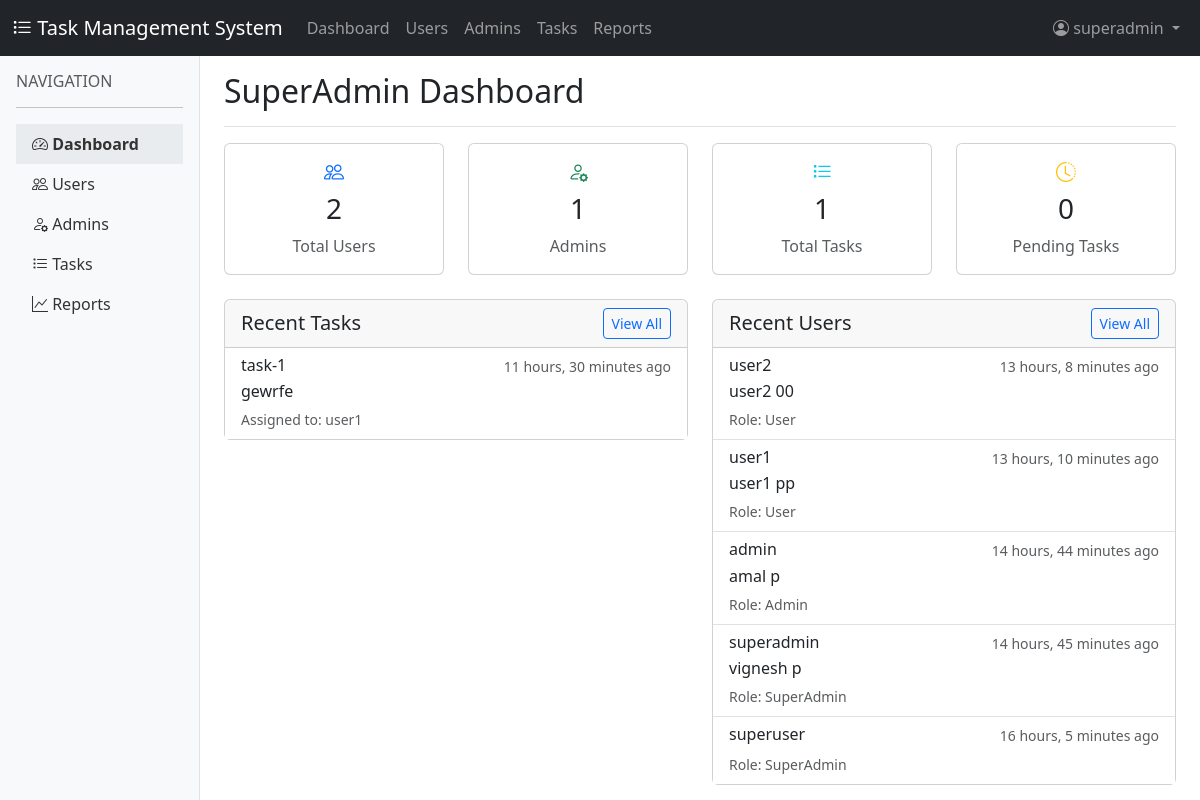
The page /superadmin/dashboard/ (signed in) on the database its author committed.
### core/models.py (models this page shows, shortened)
class User(AbstractUser):
    role = models.CharField(
        max_length=20,
        choices=ROLE_CHOICES,
        default='user',
        help_text='User role in the system'
    )
    profile_picture = models.ImageField(
        upload_to='profile_pics/',
        blank=True,
        null=True,
        help_text='User profile picture'
    )
    is_active = models.BooleanField(default=True)
    assigned_admin = models.ForeignKey(
        'self',
        on_delete=models.SET_NULL,
        null=True,
        blank=True,
        related_name='managed_users',
    )
    @property
    def is_superadmin(self):
        return self.role == 'superadmin'

class Task(models.Model):
    title = models.CharField(max_length=200,help_text='Task title/name')
    description = models.TextField()
    assigned_to = models.ForeignKey(User,on_delete=models.CASCADE,related_name='assigned_tasks' )
    created_by = models.ForeignKey(User,on_delete=models.CASCADE,related_name='created_tasks')
    status = models.CharField(max_length=20,choices=STATUS_CHOICES,default='pending')
    created_at = models.DateTimeField(auto_now_add=True)
    updated_at = models.DateTimeField(auto_now=True)
    due_date = models.DateTimeField()
    started_at = models.DateTimeField(
        null=True,
        blank=True,
        help_text='When the task was started'
    )
    completed_at = models.DateTimeField(
        null=True,
        blank=True,
        help_text='When the task was completed'
    )
    completion_report = models.TextField(
        blank=True,
        null=True,
        help_text='Detailed report provided when task is completed'
    )
    worked_hours = models.DecimalField(max_digits=6,decimal_places=2,null=True,blank=True)
    class Meta:
        ordering = ['-created_at']
        indexes = [
            models.Index(fields=['assigned_to', 'status','due_date','created_by']),
        ]

### core/views.py (the view)
# urls.py: path('superadmin/dashboard/', views.superadmin_dashboard, name='superadmin_dashboard'),
@superadmin_required
def superadmin_dashboard(request):
    user_count = User.objects.filter(role='user').count()
    admin_count = User.objects.filter(role='admin').count()
    task_count = Task.objects.count()
    pending_tasks = Task.objects.filter(status='pending').count()
    recent_tasks = Task.objects.all().order_by('-created_at')[:5]
    recent_users = User.objects.all().order_by('-date_joined')[:5]
    context = {
        'user_count': user_count,
        'admin_count': admin_count,
        'task_count': task_count,
        'pending_tasks': pending_tasks,
        'recent_tasks': recent_tasks,
        'recent_users': recent_users,
    }
    return render(request, 'superadmin_dashboard.html', context)

### core/utils.py (called while the page is built)
def is_superadmin(user):
    return user.is_authenticated and user.is_superadmin

### templates/superadmin_dashboard.html
{% extends 'base.html' %}
{% block content %}
<div class="d-flex justify-content-between flex-wrap flex-md-nowrap align-items-center pb-2 mb-3 border-bottom">
    <h1 class="h2">SuperAdmin Dashboard</h1>
</div>
<div class="row mb-4">
    <div class="col-md-3">
        <div class="card card-stat text-center">
            <div class="card-body">
                <h5 class="card-title"><i class="bi bi-people text-primary"></i></h5>
                <h3 class="card-text">{{ user_count }}</h3>
                <p class="card-text text-muted">Total Users</p>
            </div>
        </div>
    </div>
    <div class="col-md-3">
        <div class="card card-stat text-center">
            <div class="card-body">
                <h5 class="card-title"><i class="bi bi-person-gear text-success"></i></h5>
                <h3 class="card-text">{{ admin_count }}</h3>
                <p class="card-text text-muted">Admins</p>
            </div>
        </div>
    </div>
    <div class="col-md-3">
        <div class="card card-stat text-center">
            <div class="card-body">
                <h5 class="card-title"><i class="bi bi-list-task text-info"></i></h5>
                <h3 class="card-text">{{ task_count }}</h3>
                <p class="card-text text-muted">Total Tasks</p>
            </div>
        </div>
    </div>
    <div class="col-md-3">
        <div class="card card-stat text-center">
            <div class="card-body">
                <h5 class="card-title"><i class="bi bi-clock-history text-warning"></i></h5>
                <h3 class="card-text">{{ pending_tasks }}</h3>
                <p class="card-text text-muted">Pending Tasks</p>
            </div>
        </div>
    </div>
</div>
<div class="row">
    <div class="col-md-6">
        <div class="card">
            <div class="card-header d-flex justify-content-between align-items-center">
                <h5 class="mb-0">Recent Tasks</h5>
                <a href="{% url 'task_list' %}" class="btn btn-sm btn-outline-primary">View All</a>
            </div>
            <div class="card-body p-0">
                <div class="list-group list-group-flush">
                    {% for task in recent_tasks %}
                    <div class="list-group-item">
                        <div class="d-flex w-100 justify-content-between">
                            <h6 class="mb-1">{{ task.title }}</h6>
                            <small class="text-muted">{{ task.created_at|timesince }} ago</small>
                        </div>
                        <p class="mb-1 text-truncate">{{ task.description }}</p>
                        <small class="text-muted">Assigned to: {{ task.assigned_to.username }}</small>
                    </div>
                    {% empty %}
                    <div class="list-group-item text-center text-muted py-4">
                        No tasks found.
                    </div>
                    {% endfor %}
                </div>
            </div>
        </div>
    </div>
    <div class="col-md-6">
        <div class="card">
            <div class="card-header d-flex justify-content-between align-items-center">
                <h5 class="mb-0">Recent Users</h5>
                <a href="{% url 'user_list' %}" class="btn btn-sm btn-outline-primary">View All</a>
            </div>
            <div class="card-body p-0">
                <div class="list-group list-group-flush">
                    {% for user in recent_users %}
                    <div class="list-group-item">
                        <div class="d-flex w-100 justify-content-between">
                            <h6 class="mb-1">{{ user.username }}</h6>
                            <small class="text-muted">{{ user.date_joined|timesince }} ago</small>
                        </div>
                        <p class="mb-1">{{ user.get_full_name }}</p>
                        <small class="text-muted">Role: {{ user.get_role_display }}</small>
                    </div>
                    {% empty %}
                    <div class="list-group-item text-center text-muted py-4">
                        No users found.
                    </div>
                    {% endfor %}
                </div>
            </div>
        </div>
    </div>
</div>
{% endblock %}

### templates/base.html (shortened to what this page needs)
<!DOCTYPE html>
<html lang="en">
<head>
    <link href="https://cdn.jsdelivr.net/npm/bootstrap@5.3.0/dist/css/bootstrap.min.css" rel="stylesheet">
    <link rel="stylesheet" href="https://cdn.jsdelivr.net/npm/bootstrap-icons@1.10.0/font/bootstrap-icons.css">
</head>
<body>
    <nav class="navbar navbar-expand-lg navbar-dark bg-dark">
        <div class="container-fluid">
            <a class="navbar-brand" href="#">
                <i class="bi bi-list-task"></i> Task Management System
            </a>
            <div class="collapse navbar-collapse" id="navbarNav">
                <ul class="navbar-nav me-auto">
                    {% if user.is_authenticated %}
                        {% if user.is_superadmin %}
                            <li class="nav-item">
                                <a class="nav-link" href="{% url 'superadmin_dashboard' %}">Dashboard</a>
                            </li>
                            <li class="nav-item">
                                <a class="nav-link" href="{% url 'user_list' %}">Users</a>
                            </li>
                            <li class="nav-item">
                                <a class="nav-link" href="{% url 'admin_list' %}">Admins</a>
                            </li>
                        {% elif user.is_admin %}
                            <li class="nav-item">
                                <a class="nav-link" href="{% url 'admin_dashboard' %}">Dashboard</a>
                            </li>
                        {% else %}
                            <li class="nav-item">
                                <a class="nav-link" href="{% url 'user_dashboard' %}">Dashboard</a>
                            </li>
                        {% endif %}
                        <li class="nav-item">
                            <a class="nav-link" href="{% url 'task_list' %}">Tasks</a>
                        </li>
                        <li class="nav-item">
                            <a class="nav-link" href="{% url 'reports' %}">Reports</a>
                        </li>
                    {% endif %}
                </ul>
                <ul class="navbar-nav">
                    {% if user.is_authenticated %}
                        <li class="nav-item dropdown">
                            <a class="nav-link dropdown-toggle" href="#" id="navbarDropdown" role="button" data-bs-toggle="dropdown">
                                <i class="bi bi-person-circle"></i> {{ user.username }}
                            </a>
                        </li>
                    {% else %}
                        <li class="nav-item">
                            <a class="nav-link" href="{% url 'login' %}">Login</a>
                        </li>
                    {% endif %}
                </ul>
            </div>
        </div>
    </nav>
    <div class="container-fluid">
        <div class="row">
            {% if user.is_authenticated and not request.path == '/login/' %}
            <div class="col-md-2 sidebar d-none d-md-block p-0">
                <div class="p-3">
                    <h6 class="text-uppercase text-muted">Navigation</h6>
                    <hr>
                    <ul class="nav flex-column">
                        {% if user.is_superadmin %}
                            <li class="nav-item">
                                <a class="nav-link {% if request.path == '/superadmin/dashboard/' %}active{% endif %}" href="{% url 'superadmin_dashboard' %}">
                                    <i class="bi bi-speedometer2"></i> Dashboard
                                </a>
                            </li>
                            <li class="nav-item">
                                <a class="nav-link {% if 'user' in request.path %}active{% endif %}" href="{% url 'user_list' %}">
                                    <i class="bi bi-people"></i> Users
                                </a>
                            </li>
                            <li class="nav-item">
                                <a class="nav-link {% if 'admin' in request.path and not 'superadmin' in request.path %}active{% endif %}" href="{% url 'admin_list' %}">
                                    <i class="bi bi-person-gear"></i> Admins
                                </a>
                            </li>
                        {% elif user.is_admin %}
                            <li class="nav-item">
                                <a class="nav-link {% if request.path == '/admin/dashboard/' %}active{% endif %}" href="{% url 'admin_dashboard' %}">
                                    <i class="bi bi-speedometer2"></i> Dashboard
                                </a>
                            </li>
                        {% else %}
                            <li class="nav-item">
                                <a class="nav-link {% if request.path == '/user/dashboard/' %}active{% endif %}" href="{% url 'user_dashboard' %}">
                                    <i class="bi bi-speedometer2"></i> Dashboard
                                </a>
                            </li>
                        {% endif %}
                        <li class="nav-item">
                            <a class="nav-link {% if 'task' in request.path %}active{% endif %}" href="{% url 'task_list' %}">
                                <i class="bi bi-list-task"></i> Tasks
                            </a>
                        </li>
                        {%if user.is_superadmin or user.is_admin %}
                        <li class="nav-item">
                            <a class="nav-link {% if 'report' in request.path %}active{% endif %}" href="{% url 'reports' %}">
                                <i class="bi bi-graph-up"></i> Reports
                            </a>
                        </li>
                        {% endif %}
                    </ul>
                </div>
            </div>
            <div class="col-md-10 ms-sm-auto px-4 py-3">
                {% block content %}{% endblock %}
            </div>
            {% else %}
            <div class="col-12">
                {% block full_content %}{% endblock %}
            </div>
            {% endif %}
        </div>
    </div>
</body>
</html>

### templates/base.html (style rules this page uses)
.sidebar { min-height: calc(100vh - 56px); background-color: #f8f9fa; border-right: 1px solid #dee2e6; }
.sidebar .nav-link { color: #333; padding: 0.5rem 1rem; }
.sidebar .nav-link.active { font-weight: bold; background-color: #e9ecef; }
.card-stat { transition: transform 0.2s; }

### rows shown on the page
User: username "superadmin", date_joined "14 hours, 45 minutes", get_full_name "vignesh p", role "SuperAdmin"
Task: title "task-1", created_at "11 hours, 30 minutes", description "gewrfe", assigned_to.username "user1"
User: username "user2", date_joined "13 hours, 8 minutes", get_full_name "user2 00", role "User"
User: username "user1", date_joined "13 hours, 10 minutes", get_full_name "user1 pp", role "User"
User: username "admin", date_joined "14 hours, 44 minutes", get_full_name "amal p", role "Admin"
User: username "superuser", date_joined "16 hours, 5 minutes", role "SuperAdmin"

### other values the page prints
{{ user_count }} "2"
{{ admin_count }} "1"
{{ task_count }} "1"
{{ pending_tasks }} "0"
